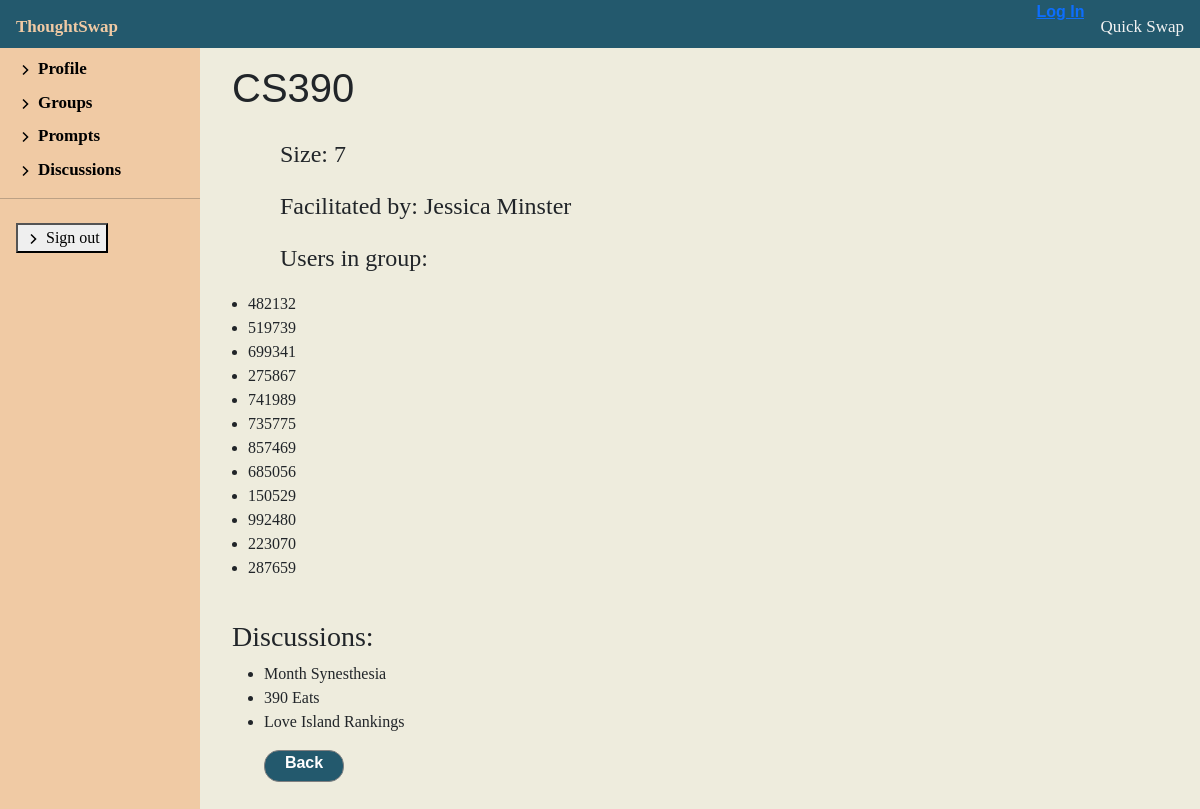
/discussion/1/view-group/CS390, run on an earlier commit of the app's database.
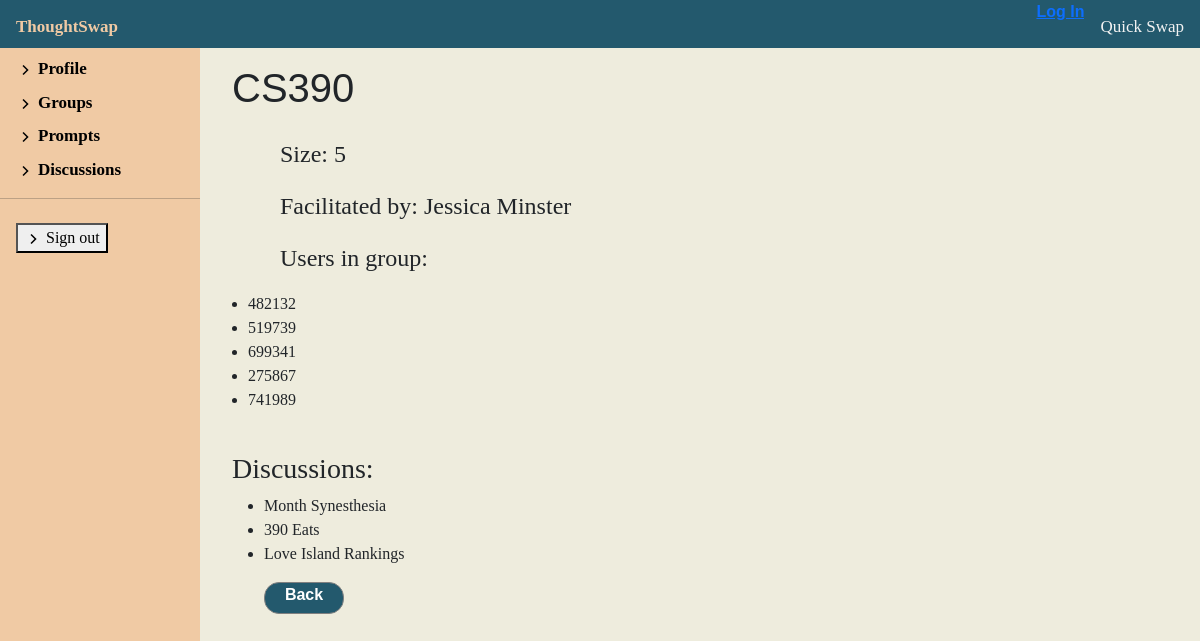
And on a later commit of the database.
### discussion/models.py (models this page shows, shortened)
class Group(models.Model):
    facilitator = models.ForeignKey(
        'Facilitator', on_delete=models.SET_NULL, null=True)
    name = models.CharField(max_length=100, null=False, blank=False, default='Group')
    size = models.IntegerField(null=False, blank=False, default=0)

class Facilitator(models.Model):
    id = models.AutoField(primary_key=True)
    first_name = models.CharField(max_length=100, null=True, blank=True)
    last_name = models.CharField(max_length=100, null=True, blank=True)
    username = models.CharField(
        max_length=100, unique=True, null=False, blank=False, default='username')
    def __str__(self):
        return f'{self.first_name} {self.last_name}'
    class Meta:
        permissions = (("can_create_groups", "Create Groups"),)

class Participant(models.Model):
    username = models.CharField(
        max_length=100, null=False, blank=False)  # This is the anonymous username given to the participant
    group = models.ForeignKey('Group', on_delete=models.SET_NULL, null=True)
    def __str__(self):
        return f'{self.username}'

class Discussion(models.Model):
    code = models.IntegerField(default=0, null=False, blank=False)
    name = models.CharField(max_length=200, default='Discussion')
    group = models.ForeignKey('Group', on_delete=models.SET_NULL, null=True)
    def __str__(self):
        return self.name

### discussion/views.py (the view)
# urls.py: path('<int:pk>/view-group/<str:name>', views.GroupView.as_view(), name='view-group'),
class GroupView(CreateView):
    model = Facilitator
    form_class = GroupModelForm
    template_name = 'discussion/profile/group_detail.html'
    def get_context_data(self, **kwargs):
        context = super(GroupView,
                        self).get_context_data(**kwargs)
        context['facilitator'] = Facilitator.objects.get(
            pk=self.kwargs['pk'])
        context['group'] = get_object_or_404(Group, name=self.kwargs['name'])
        return context

### discussion/templates/discussion/profile/group_detail.html
{% extends "discussion/profile/facilitator_profile.html" %}
{% block profileContent %}
<div class="facilitator-profile">
    <h1 class="discussion-header">{{ group.name }}</h1>
    <div class="group-bio">
        <p>Size: {{ group.size }}</p>
        <p>Facilitated by: {{ group.facilitator }}</p>
        <p>Users in group:</p>
        <ul>
            {% for user in group.participant_set.all %}
            <li>{{ user }}</li>
            {% endfor %}
        </ul>
    </div>
    <div class="group-info" id="create-prompt">
        <h3>Discussions: </h3>
        <ul>
            {% for discussion in group.discussion_set.all %}
            {% if discussion.group.name == group.name %}
            <li>{{ discussion }}</li>
            {% endif %}
            {% endfor %}
        </ul>
    </div>
    <a class="back-btn" href="{% url 'facilitator-groups' pk=facilitator.pk %}"> Back</a>
</div>
{% endblock %}

### discussion/templates/discussion/profile/facilitator_profile.html (shortened to what this page needs)
{% extends "index.html" %}
{% block content %}
<div class="profile-container">
    <div class="facilitator-nav">
        <div>
            <div class="">
                <ul class="fac-nav-list">
                    <li class="fac-nav-item"><a class="fac-nav-link"
                            href="{% url 'facilitator-profile' pk=facilitator.pk %}"><img
                                src="/static/media/chevron-right-svgrepo-com.svg" alt="bullet point"><span
                                class="ms-1 d-none d-sm-inline">Profile</span></a></li>
                    <li class="fac-nav-item">
                        <a class="fac-nav-link" href="{% url 'facilitator-groups' pk=facilitator.pk %}"><img
                                src="/static/media/chevron-right-svgrepo-com.svg" alt="bullet point"><span
                                class="ms-1 d-none d-sm-inline">Groups</span>
                        </a>
                    </li>
                    <li class="fac-nav-item">
                        <a class="fac-nav-link" href="{% url 'facilitator-prompts' pk=facilitator.pk %}"><img
                                src="/static/media/chevron-right-svgrepo-com.svg" alt="bullet point"><span
                                class="ms-1 d-none d-sm-inline">Prompts</span>
                        </a>
                    </li>
                    <li class="fac-nav-item">
                        <a class="fac-nav-link" href="{% url 'facilitator-discussions' pk=facilitator.pk %}"
                            data-bs-toggle="collapse">
                            <img src="/static/media/chevron-right-svgrepo-com.svg" alt="bullet point"><span
                                class="ms-1 d-none d-sm-inline">Discussions</span>
                        </a>
                    </li>
                </ul>
                <hr>
                <div class="dropdown pb-4">
                    <ul class="fac-nav-list">
                        <form action="{% url 'logout' %}" method="post">
                            <li class="fac-nav-item"> <button type="submit"><img
                                src="/static/media/chevron-right-svgrepo-com.svg" alt="bullet point"><span
                                class="ms-1 d-none d-sm-inline">Sign out</span></button></li>
                        </form>
                    </ul>
                </div>
            </div>
        </div>
    </div>
    {% block profileContent %}{% endblock %}
</div>
{% endblock %}

### discussion/templates/index.html (shortened to what this page needs)
<!DOCTYPE html>
<html lang="en">
<head>
    <link href="https://cdn.jsdelivr.net/npm/bootstrap@5.3.3/dist/css/bootstrap.min.css" rel="stylesheet"
>
    <link rel="stylesheet" href="/static/css/styles.css">
</head>
<body>
    <div class="topnav">
        <a id="logo" href="{% url 'index' %}">ThoughtSwap</a>
        <div id="top-nav-flex">
            {% if user.is_authenticated %}
            <a class="nav-link" href="{% url 'facilitator-profile' pk=1 %}">Profile</a>
            {% else %}
            <a href="{% url 'login-view' %}">Log In</a>
            {% endif %}
            <button class="nav-link" onclick="quickSwap(this)">Quick Swap</button>
        </div>
    </div>
    {% block content %}{% endblock %}
</body>
</html>

### discussion/static/css/styles.css (style rules this page uses)
.profile-container { display: flex; justify-content: space-between; }
.facilitator-nav { width: 30%; max-width: 200px; background-color: #f0caa4; min-height: 100vh; }
.fac-nav-list { padding-left: 1em; }
.fac-nav-item { padding-top: 0.5em; list-style: none; }
.fac-nav-link { color: #000; text-decoration: none; font-size: 17px; font-family: 'Times New Roman', Times, serif; }
.facilitator-profile { width: 100%; margin-left: 1em; }
.discussion-header { padding: 1rem; }
.group-bio { padding-bottom: 0.5rem; }
.group-bio>p { margin-left: 4rem; font-size: 24px; }
.group-info { margin: 1rem; }
#create-prompt { display: block; }
body { background: #eeecdd; margin: 0; }
h1 { font-family: Arial Black, verdana, sans-serif; }
a { font-family: arial; font-weight: bold; }
p, div, span { font-family: Georgia, 'Times New Roman', Times, serif; }
.topnav { background-color: #23596d; overflow: hidden; max-height: 48px; }
#top-nav-flex { display: flex; justify-content: end; }
.nav-link { border: none; background-color: #23596d; color: #f2f2f2; text-align: center; padding: 14px 16px; text-decoration: none; font-size: 17px; font-family: 'Times New Roman', Times, serif; left: 80%; }
#logo { border: none; background-color: #23596d; float: left; color: #f2f2f2; text-align: center; padding: 14px 16px; text-decoration: none; font-size: 17px; font-family: 'Times New Roman', Times, serif; }
.back-btn { background-color: #23596d; border: solid 1px grey; border-radius: 15px; width: 5rem; margin: 0rem 1rem 2rem 3rem; height: 2rem; color: white; font-size: medium; font-family: Arial, Helvetica, sans-serif; font-weight: bold; display: inline-block; text-align: center; text-decoration: none; }

What changed in the data, as far as the page shows it:
removed Participant: username "735775"
removed Participant: username "857469"
removed Participant: username "685056"
removed Participant: username "150529"
removed Participant: username "992480"
removed Participant: username "223070"
removed Participant: username "287659"
changed Group "CS390": size "7" → "5"
